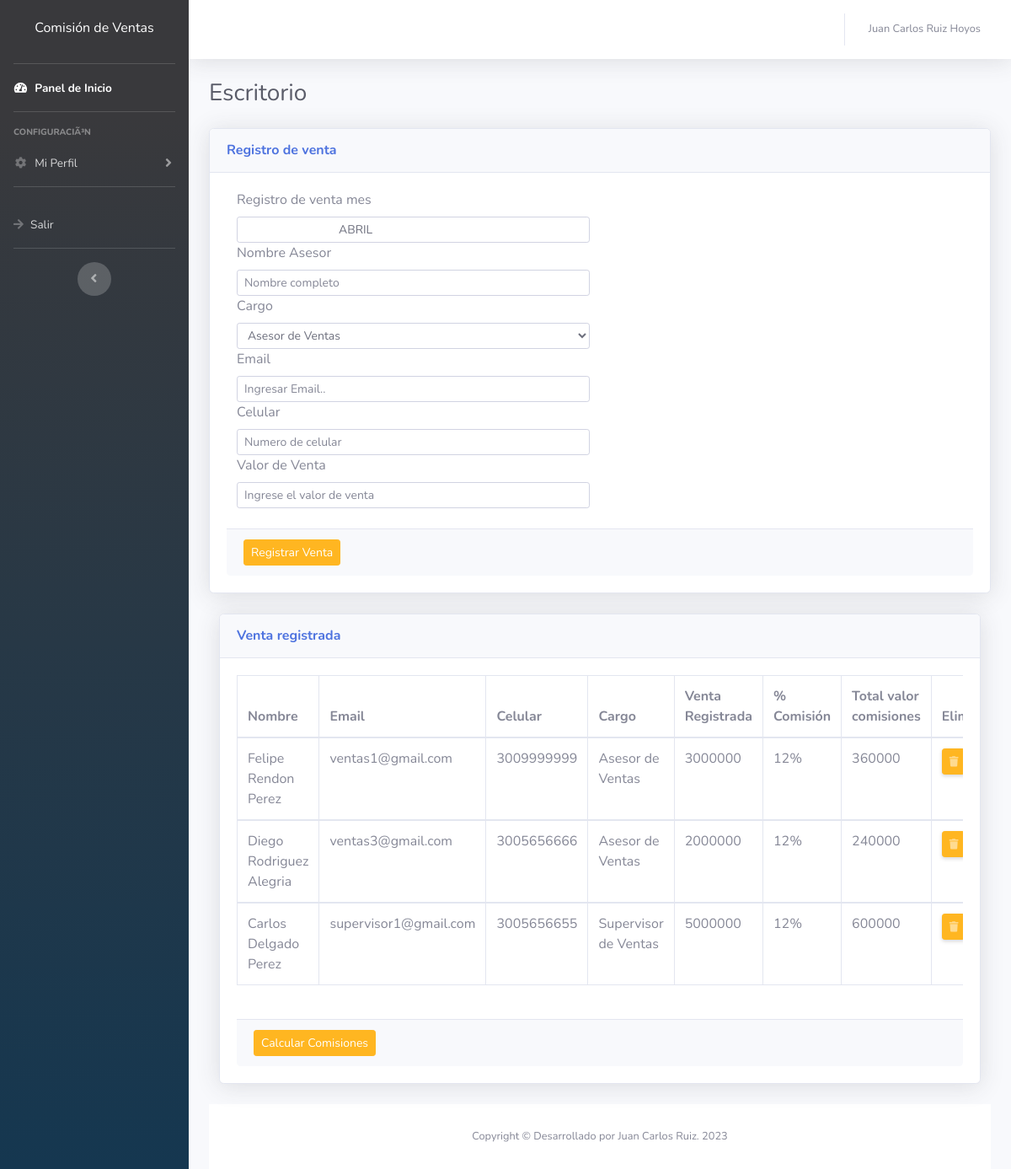
Screenshot of /index2.php (signed in) with the database file from the repository.
### tables this page shows
CREATE TABLE `usuarios` (
  `id_usuario` int(20) NOT NULL,
  `email` varchar(100) NOT NULL,
  `password` varchar(50) NOT NULL,
  `nombre` varchar(100) NOT NULL,
  `celular` varchar(20) NOT NULL,
  `id_cargo` varchar(20) NOT NULL,
  `estado` varchar(2) NOT NULL
);

CREATE TABLE `personas` (
  `id_persona` int(20) NOT NULL,
  `id_cargo` int(20) NOT NULL,
  `nombre` varchar(200) NOT NULL,
  `email` varchar(100) NOT NULL,
  `celular` varchar(20) NOT NULL,
  `total_venta` varchar(20) NOT NULL,
  `comision` varchar(20) NOT NULL,
  `total_comision` varchar(20) NOT NULL,
  `mes_venta` varchar(20) NOT NULL
);

CREATE TABLE `cargos` (
  `id_cargo` int(20) NOT NULL,
  `cargo_nombre` varchar(100) NOT NULL,
  `cargo_comision` varchar(20) NOT NULL,
  `cargo_estado` varchar(2) NOT NULL
);

### index2.php (the view, shortened to what this page needs)
<?php
$r = '';
require($r.'incluir/connection.php');
?>
<!DOCTYPE html>
<html lang="en">
<head>
    <link href="css/fontawesome-free/css/all.min.css" rel="stylesheet" type="text/css">
    <link href="css/estilos.css" rel="stylesheet">
</head>
<body id="page-top">
    <div id="wrapper">
        <ul class="navbar-nav bg-gradient-primary sidebar sidebar-dark accordion" id="accordionSidebar">
            <br>
            <h1 style="text-align:center; font-size:16px; color:#fff;" >Comisión de Ventas</h1>
            <br>
            <hr class="sidebar-divider my-0">
              <?php require($r.'menu.php') ?>
            <hr class="sidebar-divider d-none d-md-block">
            <div class="text-center d-none d-md-inline">
                <button class="rounded-circle border-0" id="sidebarToggle"></button>
            </div>
        </ul>
        <div id="content-wrapper" class="d-flex flex-column">
            <div id="content">
                <nav class="navbar navbar-expand navbar-light bg-white topbar mb-4 static-top shadow">
                    <ul class="navbar-nav ml-auto">
                        <li class="nav-item dropdown no-arrow">
                            <a class="nav-link dropdown-toggle" href="#" id="userDropdown" role="button"
                                data-toggle="dropdown" aria-haspopup="true" aria-expanded="false">
                                <span class="mr-2 d-none d-lg-inline text-gray-600 small">
                                    <?
                                    $row100 = $db->query("SELECT * FROM usuarios  WHERE email = '".$_SESSION['email']."' ")->fetch(PDO::FETCH_ASSOC);
                                    echo $row100['nombre'];
                                    ?>
                                </span>
                            </a>
                        </li>
                    </ul>
                </nav>
                <div class="container-fluid">
                    <div class="d-sm-flex align-items-center justify-content-between mb-4">
                        <h1 class="h3 mb-0 text-gray-800">Escritorio</h1>
                    </div>
                    <div class="row">
                        <div class="col-xl-12 col-lg-7">
                            <div class="card shadow mb-4">
                                <div
                                    class="card-header py-3 d-flex flex-row align-items-center justify-content-between">
                                    <h6 class="m-0 font-weight-bold text-primary">Registro de venta</h6>
                                </div>
                                <div class="card-body">
                                <form id="form" name="form" enctype="multipart/form-data" class="ng-pristine ng-valid" action="index2.php" method="post">
                                <div class="col-xs-8 col-lg-6"><label class="form-label" >Registro de venta mes</label><input type="text"  name="mes_venta" required="required" class="form-control form-control-sm"  value="
                               <?php
                                $m = date('m');
                                if ($m == '01'){
                                 $mes = 'ENERO';
                                }else if ($m == '02'){
                                 $mes = 'FEBRERO';
                               }else if ($m == '03'){
                                 $mes = 'MARZO';
                                }else if ($m == '04'){
                                 $mes = 'ABRIL';
                                }else if ($m == '05'){
                                 $mes = 'MAYO';
                                }else if ($m == '06'){
                                 $mes = 'JUNIO';
                                }else if ($m == '07'){
                                 $mes = 'JULIO';
                                }else if ($m == '08'){
                                 $mes = 'AGOSTO';
                                }else if ($m == '09'){
                                 $mes = 'SEPTIEMBRE';
                                }else if ($m == '10'){
                                 $mes = 'OCTUBRE';
                                }else if ($m == '11'){
                                 $mes = 'NOVIEMBRE';
                                }else if ($m == '12'){
                                 $mes = 'DICIEMBRE';
                                } else{}
                                echo $mes;
                                ?>"></div>
                                <div class="col-xs-8 col-lg-6"><label class="form-label required" for="profile_update_firstName">Nombre Asesor</label><input type="text" id="profile_update_firstName" name="nombre" required="required" class="form-control form-control-sm" autocomplete="given-name" placeholder="Nombre completo"></div>
                                    <div class="col-xs-8 col-lg-6">
                                <label class="form-label required" for="profile_update_firstName">Cargo</label>
                                 <select   name="id_cargo" class="form-control form-control-sm"  required="required">
                                                                            <?php
                                                                            $qry = $db->query("SELECT * FROM cargos");
                                                                            while($row23 = $qry->fetch(PDO::FETCH_ASSOC)) {
                                                                            echo '<option value='.$row23['id_cargo'].'>'.$row23['cargo_nombre'].'</option>';
                                                                            }
                                                                            ?>
                                                                            </select>
                                </div>
                                <div class="col-xs-8 col-lg-6"><label class="form-label required" for="profile_update_firstName">Email</label><input type="text" id="profile_update_firstName" name="email" required="required" class="form-control form-control-sm" autocomplete="given-name" value="<?php echo $row83['bene_Email']?>" placeholder="Ingresar Email.."></div>
                                <div class="col-xs-8 col-lg-6"><label class="form-label required" for="profile_update_firstName">Celular</label><input type="text" id="profile_update_firstName" name="celular" required="required" class="form-control form-control-sm" autocomplete="given-name" placeholder="Numero de celular"></div>
                                <div class="col-xs-8 col-lg-6"><label class="form-label required" for="profile_update_firstName">Valor de Venta</label><input type="text" id="profile_update_firstName" name="total_venta" required="required" class="form-control form-control-sm" autocomplete="given-name" placeholder="Ingrese el valor de venta"></div>
                                <br>
                              <div class="card-footer clearfix">
                                <button type="submit" class="btn btn-primary btn-sm col-xs-8">
                              Registrar Venta
                            </button>
                              </form>
                                </div>
                            </div>
                        </div>
                        <div class="col-xl-12 col-lg-7">
                            <div class="card shadow mb-4">
                                <div
                                    class="card-header py-3 d-flex flex-row align-items-center justify-content-between">
                                    <h6 class="m-0 font-weight-bold text-primary">Venta registrada</h6>
                                </div>
                                <div class="card-body">
                                <div class="table-responsive">
                                 <?php
                                       $sql = "SELECT * FROM personas  ";
                                       $qry = $db->query($sql);
                                 ?>
                                <table class="table table-bordered" id="dataTable" width="100%" cellspacing="0">
                                    <thead>
                                        <tr>
                                            <th>Nombre</th>
                                            <th>Email</th>
                                            <th>Celular</th>
                                            <th>Cargo</th>
                                            <th>Venta Registrada</th>
                                            <th>% Comisión</th>
                                             <th>Total valor comisiones</th>
                                            <th>Eliminar</th>
                                        </tr>
                                    </thead>
                                    <tbody>
                                         <?php
                                            while($row = $qry->fetch(PDO::FETCH_ASSOC)){
                                          ?>
                                        <tr>
                                        <td><?php echo $row['nombre'] ?></td>
                                            <td><?php
                                            echo $row['email'] ?></td>
                                            <td><?php
                                            echo $row['celular'] ?></td>
                                             <td>
                                <?php $row23 = $db->query("SELECT * FROM cargos WHERE  id_cargo ='".$row['id_cargo']."' ")->fetch(PDO::FETCH_ASSOC);
                                  echo $row23['cargo_nombre']
                                ?>
                                </div>
                                            <form  id="multiplicar">
                                            <td> <?php  echo $row['total_venta'] ?></td>
                                             <td><?php echo $row['comision'].'%' ?></td>
                                            <td> <?php  echo $row['total_comision'] ?></td>
                                            <td><a href="index2.php?eliminar=eliminar&id_persona=<?php echo $row['id_persona'] ?>" class="d-sm-inline-block btn btn-sm btn-primary shadow-sm"><i
                                class="fas fa-trash fa-sm text-white-50"></i></a></td>
                                        <?php
                                        }
                                        ?>
                                <br>
                                 <div class="card-footer clearfix">
                                <button type="submit" class="btn btn-primary btn-sm col-xs-8">
                              Calcular Comisiones
                            </button>
                            </div>
                            </form>
                                </div>
                            </div>
                        </div>
                    </div>
                </div>
            </div>
            <footer class="sticky-footer bg-white">
                <div class="container my-auto">
                    <div class="copyright text-center my-auto">
                        <span>Copyright &copy; Desarrollado por Juan Carlos Ruiz. 2023</span>
                    </div>
                </div>
            </footer>
</body>
</html>

### menu.php (shortened to what this page needs)
<li class="nav-item active">
    <a class="nav-link" href="index2.php">
        <i class="fas fa-fw fa-tachometer-alt"></i>
        <span>Panel de Inicio</span></a>
</li>
<hr class="sidebar-divider">
<div class="sidebar-heading">
    ConfiguraciÃ³n
</div>
<li class="nav-item">
    <a class="nav-link collapsed" href="#" data-toggle="collapse" data-target="#collapseTwo"
        aria-expanded="true" aria-controls="collapseTwo">
        <i class="fas fa-fw fa-cog"></i>
        <span>Mi Perfil</span>
    </a>
</li>
<hr class="sidebar-divider">
<li class="nav-item">
    <a class="nav-link" href="<?php echo $r ?> incluir/logout.php">
        <i class="fas fa-arrow-right"></i>
        <span>Salir</span></a>
</li>

### rows the page displays
usuarios: nombre "Juan Carlos Ruiz Hoyos"
personas: nombre "Felipe Rendon Perez", email "ventas1@gmail.com", celular "3009999999", id_cargo.cargo_nombre "Asesor de Ventas", total_venta "3000000", comision "12", total_comision "360000"
personas: nombre "Diego Rodriguez Alegria", email "ventas3@gmail.com", celular "3005656666", id_cargo.cargo_nombre "Asesor de Ventas", total_venta "2000000", comision "12", total_comision "240000"
personas: nombre "Carlos Delgado Perez", email "supervisor1@gmail.com", celular "3005656655", id_cargo.cargo_nombre "Supervisor de Ventas", total_venta "5000000", comision "12", total_comision "600000"

### other values shown
form field id_cargo "Asesor de Ventas"
